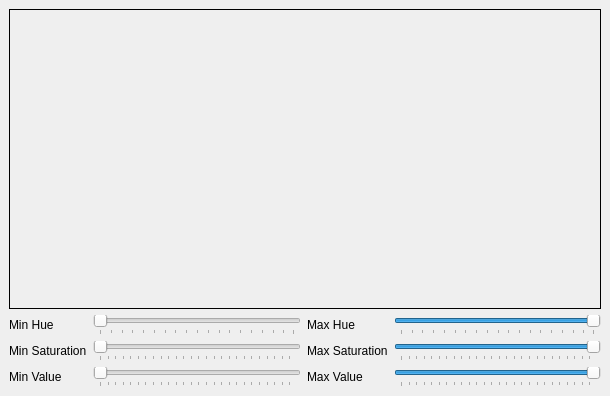
<?xml version="1.0" encoding="UTF-8"?>
<ui version="4.0">
 <class>MainWindow</class>
 <widget class="QMainWindow" name="MainWindow">
  <property name="geometry">
   <rect>
    <x>0</x>
    <y>0</y>
    <width>610</width>
    <height>396</height>
   </rect>
  </property>
  <property name="windowTitle">
   <string>Imagen</string>
  </property>
  <widget class="QWidget" name="centralwidget">
   <layout class="QGridLayout" name="gridLayout">
    <item row="2" column="1">
     <widget class="QSlider" name="minSSlider">
      <property name="maximum">
       <number>255</number>
      </property>
      <property name="orientation">
       <enum>Qt::Horizontal</enum>
      </property>
      <property name="tickPosition">
       <enum>QSlider::TicksBelow</enum>
      </property>
      <property name="tickInterval">
       <number>10</number>
      </property>
     </widget>
    </item>
    <item row="3" column="0">
     <widget class="QLabel" name="label_3">
      <property name="text">
       <string>Min Value</string>
      </property>
     </widget>
    </item>
    <item row="1" column="0">
     <widget class="QLabel" name="label">
      <property name="text">
       <string>Min Hue</string>
      </property>
     </widget>
    </item>
    <item row="3" column="1">
     <widget class="QSlider" name="minVSlider">
      <property name="maximum">
       <number>255</number>
      </property>
      <property name="orientation">
       <enum>Qt::Horizontal</enum>
      </property>
      <property name="tickPosition">
       <enum>QSlider::TicksBelow</enum>
      </property>
      <property name="tickInterval">
       <number>10</number>
      </property>
     </widget>
    </item>
    <item row="1" column="1">
     <widget class="QSlider" name="minHSlider">
      <property name="minimum">
       <number>0</number>
      </property>
      <property name="maximum">
       <number>179</number>
      </property>
      <property name="orientation">
       <enum>Qt::Horizontal</enum>
      </property>
      <property name="tickPosition">
       <enum>QSlider::TicksBelow</enum>
      </property>
      <property name="tickInterval">
       <number>10</number>
      </property>
     </widget>
    </item>
    <item row="1" column="2">
     <widget class="QLabel" name="label_4">
      <property name="text">
       <string>Max Hue</string>
      </property>
     </widget>
    </item>
    <item row="2" column="0">
     <widget class="QLabel" name="label_2">
      <property name="text">
       <string>Min Saturation</string>
      </property>
     </widget>
    </item>
    <item row="1" column="3">
     <widget class="QSlider" name="maxHSlider">
      <property name="maximum">
       <number>179</number>
      </property>
      <property name="value">
       <number>179</number>
      </property>
      <property name="orientation">
       <enum>Qt::Horizontal</enum>
      </property>
      <property name="tickPosition">
       <enum>QSlider::TicksBelow</enum>
      </property>
      <property name="tickInterval">
       <number>10</number>
      </property>
     </widget>
    </item>
    <item row="0" column="0" colspan="4">
     <widget class="QLabel" name="lbl_image">
      <property name="frameShape">
       <enum>QFrame::Box</enum>
      </property>
      <property name="text">
       <string/>
      </property>
     </widget>
    </item>
    <item row="2" column="2">
     <widget class="QLabel" name="label_5">
      <property name="text">
       <string>Max Saturation</string>
      </property>
     </widget>
    </item>
    <item row="3" column="2">
     <widget class="QLabel" name="label_6">
      <property name="text">
       <string>Max Value</string>
      </property>
     </widget>
    </item>
    <item row="2" column="3">
     <widget class="QSlider" name="maxSSlider">
      <property name="maximum">
       <number>255</number>
      </property>
      <property name="value">
       <number>255</number>
      </property>
      <property name="orientation">
       <enum>Qt::Horizontal</enum>
      </property>
      <property name="tickPosition">
       <enum>QSlider::TicksBelow</enum>
      </property>
     </widget>
    </item>
    <item row="3" column="3">
     <widget class="QSlider" name="maxVSlider">
      <property name="maximum">
       <number>255</number>
      </property>
      <property name="value">
       <number>255</number>
      </property>
      <property name="orientation">
       <enum>Qt::Horizontal</enum>
      </property>
      <property name="tickPosition">
       <enum>QSlider::TicksBelow</enum>
      </property>
     </widget>
    </item>
   </layout>
  </widget>
 </widget>
 <resources/>
 <connections/>
</ui>
